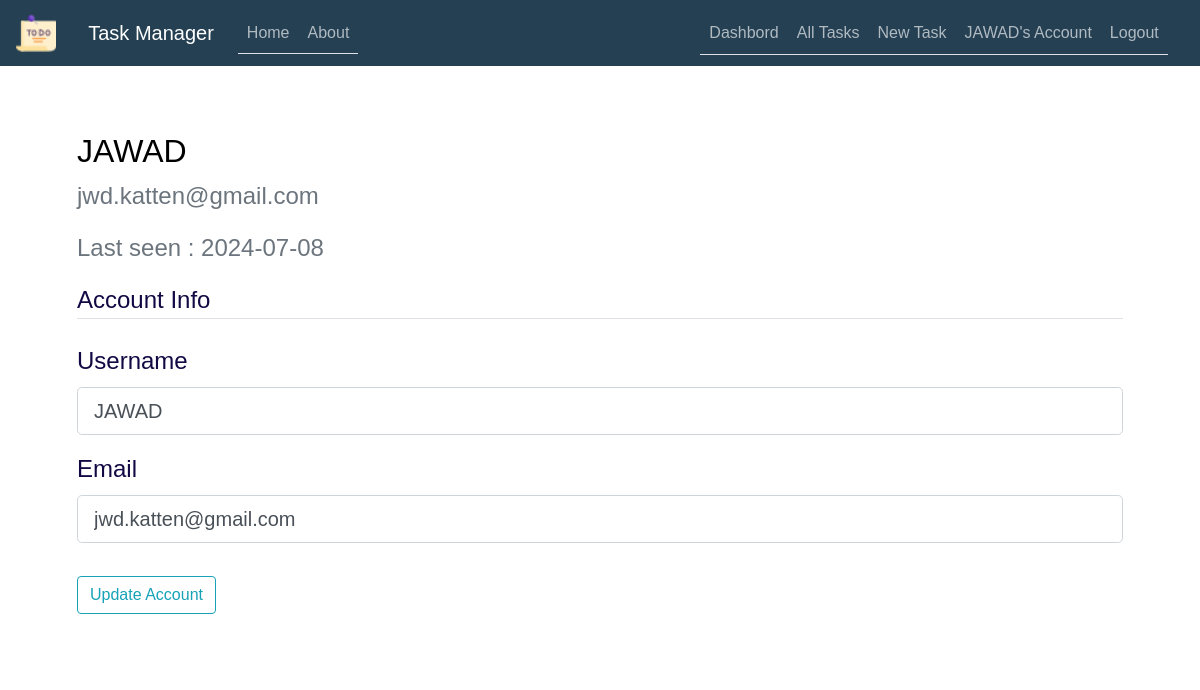
Page /account (signed in) on the committed database.
### TaskManager/models.py (models this page shows, shortened)
class User(db.Model, UserMixin):
    id = db.Column(db.Integer, primary_key=True)
    username = db.Column(db.String(50), unique=True, nullable=False)
    email = db.Column(db.String(100), unique=True, nullable=False)
    password = db.Column(db.String(255), nullable=False)
    date_joined = db.Column(db.DateTime, default=datetime.now)
    last_login = db.Column(db.DateTime, default=datetime.now)
    tasks = db.relationship('Task', backref='user', lazy=True)
    task_collaborators = db.relationship('TaskCollaborator', backref='user', lazy=True)

### TaskManager/users/routes.py (the view)
@users.route("/account", methods=['GET', 'POST'])
@login_required
def account():
    form = UpdateAccountForm()
    if form.validate_on_submit():
        current_user.username = form.username.data
        current_user.email = form.email.data
        current_user.last_login = datetime.utcnow()
        db.session.add(current_user)
        db.session.commit()
        flash('Your account has been updated!', 'success')
        return redirect(url_for('users.account'))
    elif request.method == 'GET':
        if current_user.is_authenticated:
            form.username.data = current_user.username
            form.email.data = current_user.email
    return render_template('account.html', title='Account', form=form)

### TaskManager/users/forms.py (shortened to what this page needs)
class UpdateAccountForm(FlaskForm):
    username = StringField('Username',
                           validators=[DataRequired(), Length(min=2, max=50)])
    email = StringField('Email',
                        validators=[DataRequired(), Email()])
    submit = SubmitField('Update Account')

### TaskManager/models.py (called while the page is built)
@login_manager.user_loader
def load_user(user_id):
    return User.query.get(int(user_id))

### TaskManager/templates/account.html (shortened to what this page needs)
{% extends "layout.html" %}
{% block content %}
    <div class="content-section">
        <div class="media">
            <div class="media-body">
                <h2 class="account-heading">{{ current_user.username }}</h2>
                <p class="text-secondary">{{ current_user.email }}</p>
                {% if current_user.last_login != None %}
                <p class="text-secondary">Last seen : {{ current_user.last_login.strftime('%Y-%m-%d') }}</p>
                {% else %}
                <p class="text-secondary">Last seen : **** </p>
                {% endif %}
            </div>
        </div>
        <form method="POST" action="" enctype="multipart/form-data">
            <fieldset class="form-group">
                <legend class="border-bottom mb-4">Account Info</legend>
                <div class="form-group">
                    {{ form.username.label(class="form-control-label") }}
                    {% if form.username.errors %}
                        {{ form.username(class="form-control form-control-lg is-invalid") }}
                        <div class="invalid-feedback">
                            {% for error in form.username.errors %}
                                <span>{{ error }}</span>
                            {% endfor %}
                        </div>
                    {% else %}
                        {{ form.username(class="form-control form-control-lg") }}
                    {% endif %}
                </div>
                <div class="form-group">
                    {{ form.email.label(class="form-control-label") }}
                    {% if form.email.errors %}
                        {{ form.email(class="form-control form-control-lg is-invalid") }}
                        <div class="invalid-feedback">
                            {% for error in form.email.errors %}
                                <span>{{ error }}</span>
                            {% endfor %}
                        </div>
                    {% else %}
                        {{ form.email(class="form-control form-control-lg") }}
                    {% endif %}
                </div>
            </fieldset>
            <div class="form-group">
                {{ form.submit(class="btn btn-outline-info") }}
            </div>
        </form>
    </div>
{% endblock content %}

### TaskManager/templates/layout.html (shortened to what this page needs)
<!DOCTYPE html>
<html>
<head>
    <link rel="stylesheet" href="https://maxcdn.bootstrapcdn.com/bootstrap/4.0.0/css/bootstrap.min.css">
    <link rel="stylesheet" type="text/css" href="{{ url_for('static', filename='main.css') }}">
</head>
<body>
    <header class="site-header">
      <nav class="navbar navbar-expand-md navbar-dark bg-steel fixed-top">
        <a class="navbar-brand" href="#">
          <img src="{{ url_for('static', filename='tache3.png') }}" alt="Logo" style="width:40px;">
        </a>
        <div class="container">
          <a class="navbar-brand mr-4" href="/">Task Manager</a>
          <div class="collapse navbar-collapse" id="navbarToggle">
            <div class="nav nav-tabs mr-auto navbar-nav">
              <a class="nav-item nav-link" href="{{ url_for('main.home') }}">Home</a>
              <a class="nav-item nav-link" href="{{ url_for('main.about') }}">About</a>
            </div>
            <div class="nav nav-tabs">
              <div class="navbar-nav">
                {% if current_user.is_authenticated %}
                <a class="nav-link" href="{{ url_for('main.dashbord') }}">Dashbord</a>
                  <a class="nav-link" href="{{ url_for('tasks.all_tasks') }}"> All Tasks </a>
                  <a class="nav-link" href="{{ url_for('tasks.new_task') }}">New Task</a>
                  <a class="nav-link" href="{{ url_for('users.account') }}">{{ current_user.username }}'s Account</a>
                  <a class="nav-link" href="{{ url_for('users.logout') }}">Logout</a>
                {% else %}
                  <a class="nav-item nav-link" href="{{ url_for('users.login') }}">Login</a>
                  <a class="nav-item nav-link" href="{{ url_for('users.register') }}">Register</a>
                {% endif %}
              </div>
            </div>
          </div>
        </div>
      </nav>
    </header>
    <main role="main" class="container">
      <div class="row">
        <div class="col-md-12">
          {% block content %}{% endblock %}
        </div>
      </div>
    </main>
  </body>
</html>

### TaskManager/static/main.css (style rules this page uses)
body { width: 100%; height: 100vh; font-family: Arial, sans-serif; background-image: url('my-main.jpg'); background-position: center; background-size: cover; background-attachment: fixed; position: relative; margin-top: 5rem; color: #000000; }
h1, h2, h3, h4, h5, h6 { color: #000000; }
.bg-steel { background-color: #254053; color: #000000; }
.container { width: 95%; max-width: 1400px; margin: 0 auto; }
.content-section { background: rgba(255, 255, 255, 0.8); padding: 2rem; border-radius: 8px; margin-top: 20px; color: #120944; font-size: 1.5rem; }
.site-header .navbar-nav .nav-link { color: #fdfeffa4; }

### rows in the picture
User: username "JAWAD", email "jwd.katten@gmail.com", last_login "2024-07-08"
